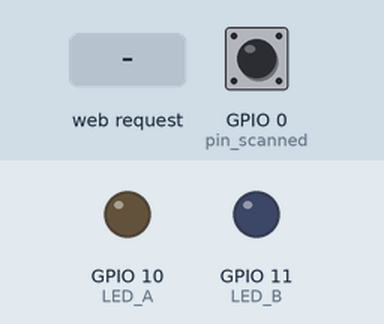
This program was run on a simulated ESP32-S3. Shown: output pins drawn as LEDs (lit = HIGH). The inputs (shaded band) are chosen by the test bench; at power-on: GPIO 0 (pin_scanned) HIGH. WiFi joins after 1.5 s; servers stay silent unless stated; what the program prints to the serial monitor is not drawn.

Above: at 2.7 s.
2.8 s: HTTP request GET / received
At 3.5 s:
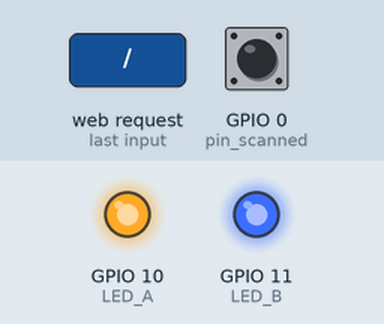
Timing chart, 0 to 5.8 s (numbered marks = the images above; inputs shaded):
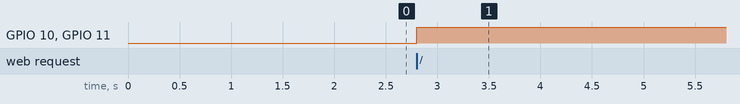

Measured:
- after the input at 2.8 s, GPIO 10 (LED_A), GPIO 11 (LED_B): LOW → HIGH at once

The program:

main.cpp
```cpp
/*
接线说明:无

程序说明:通过esp32s3建立一个简单的网页服务器,在页面上显示引脚电平状态,输出GPIO0的电平(不按下的时候电平为1,按下电平为0),
当未按下BOOT时,两颗LED灯会亮,而按下BOOT键后两颗LED灯会熄灭,同时该程序会自动刷新,每隔3秒刷新一次检查引脚电平(通过HTML语言实现)


注意事项:无

函数示例:无

作者:灵首

时间:2023_3_10

*/
#include <Arduino.h>
#include <WiFi.h>
#include <WiFiMulti.h>
#include <WebServer.h>

//对开发板上的灯进行宏定义
#define LED_A 10
#define LED_B 11
#define pin_scanned 0    //GPIO0是接的BOOT按键


int pinStateValue;//用来存储从GPIO0引脚读取的电平状态

WebServer esp32s3_webServe(80);//实例化一个网页服务的对象
WiFiMulti wifi_multi;  //建立WiFiMulti 的对象,对象名称是 wifi_multi


/*
# brief 连接WiFi的函数
# param 无
# retval 无
*/
void wifi_multi_con(void){
  int i=0;
  while(wifi_multi.run() != WL_CONNECTED){
    delay(1000);
    i++;
    Serial.print(i);
  }
}


/*
# brief 写入自己要连接的WiFi名称及密码,之后会自动连接信号最强的WiFi
# param 无
# retval  无
*/
void wifi_multi_init(void){
  wifi_multi.addAP("LINGSOU123","12345678");
  wifi_multi.addAP("LINGSOU12","12345678");
  wifi_multi.addAP("LINGSOU1","12345678");
  wifi_multi.addAP("LINGSOU234","12345678");   //通过 wifi_multi.addAP() 添加了多个WiFi的信息,当连接时会在这些WiFi中自动搜索最强信号的WiFi连接
}

/*
# brief 用于handleRoot()函数做参数,主要功能是提供网页自动刷新功能(通过编写HTML代码来实现)
# param  value :int类型的值,需要该参数来提供引脚状态(只有0-1两种情况)
# retval String 字符串,返回一段HTML代码
*/
String sendHTML(int value){

  //以下的函数是由HTML代码构成的,通过此来实现浏览器的定时刷新,同时控制页面的文字显示(文字内容,字体,大小等)
  //可以把这些代码放在其他软件编辑器中,会有更好的编辑体验
  String htmlCode = "<!DOCTYPE html> <html>\n";
  htmlCode +="<head><meta http-equiv='refresh' content='3'/>\n";    //content='3' 数字3是控制浏览器刷新的时间,单位是秒
  htmlCode +="<title>ESP32-S3 Butoon State</title>\n";    //显示标题
  htmlCode +="<style>html { font-family: Helvetica; display: inline-block; margin: 0px auto; text-align: center;}\n";
  htmlCode +="body{margin-top: 50px;} h1 {color: #444444;margin: 50px auto 30px;} h3 {color: #444444;margin-bottom: 50px;}\n";
  htmlCode +="</style>\n";
  htmlCode +="</head>\n";
  htmlCode +="<body>\n";
  htmlCode +="<h1>ESP32S3 BUTTON STATE</h1>\n";   //显示正文(应该算是吧)内容

  //通过if-else的判断来控制显示内容,同时也控制LED灯的亮灭
  if(pinStateValue)
    {htmlCode +="<p>Button Status: HIGH</p>\n";
    digitalWrite(LED_A,1);
    digitalWrite(LED_B,1);
    }
  else
    {htmlCode +="<p>Button Status: LOW</p>\n";
    digitalWrite(LED_A,0);
    digitalWrite(LED_B,0);
    }

  htmlCode +="</body>\n";
  htmlCode +="</html>\n";

  return htmlCode;    //返回一段字符串(就是一段HTML代码)
}


/*
# brief 处理网站根目录"/"的访问请求,并会提供一段HTML代码以供其执行
# param 无
# retval  无
*/
void handleRoot() {   //处理网站目录“/”的访问请求
  esp32s3_webServe.send(200, "text/html", sendHTML(pinStateValue));
}


/*
# brief 错误处理,当访问出错时会出现的页面情况
# param 无
# retval  无
*/
void handleNotFound(){
  esp32s3_webServe.send(404,"text/plain","404 NotFound");//404:状态码(404是不正常的),"text/plain":发送的内容格式,"404 NotFound":发送的内容
}


/*
# brief esp32s3建立网页服务初始化函数,提供一个网页根目录处理函数和一个错误处理函数
# param 无
# retval  无
*/
void esp32s3_webServe_init(void){
  esp32s3_webServe.begin();
  esp32s3_webServe.on("/",handleRoot);
  esp32s3_webServe.onNotFound(handleNotFound);
  Serial.print("\n HTTp esp32s3_webServe started");
}


void setup() {
  Serial.begin(115200);

  pinMode(LED_A,OUTPUT);
  pinMode(LED_B,OUTPUT);//设置灯的引脚的工作状态

  wifi_multi_init();//储存多个WiFi
  wifi_multi_con();//自动连接WiFi

  Serial.print("\nconnect wifi:");
  Serial.print(WiFi.SSID());
  Serial.print("\nIP address:");
  Serial.print(WiFi.localIP());//输出连接信息(连接的WIFI名称及开发板的IP地址)

  esp32s3_webServe_init();//初始化网页服务,开启服务器工作

}

void loop() {
  esp32s3_webServe.handleClient();//循环运行,使能运行处理HTTP访问请求,尽量不要在其中加上延时函数,避免服务器不工作
  pinStateValue = digitalRead(pin_scanned);//读取GPIO0(即BOOT)的引脚状态

}
```
